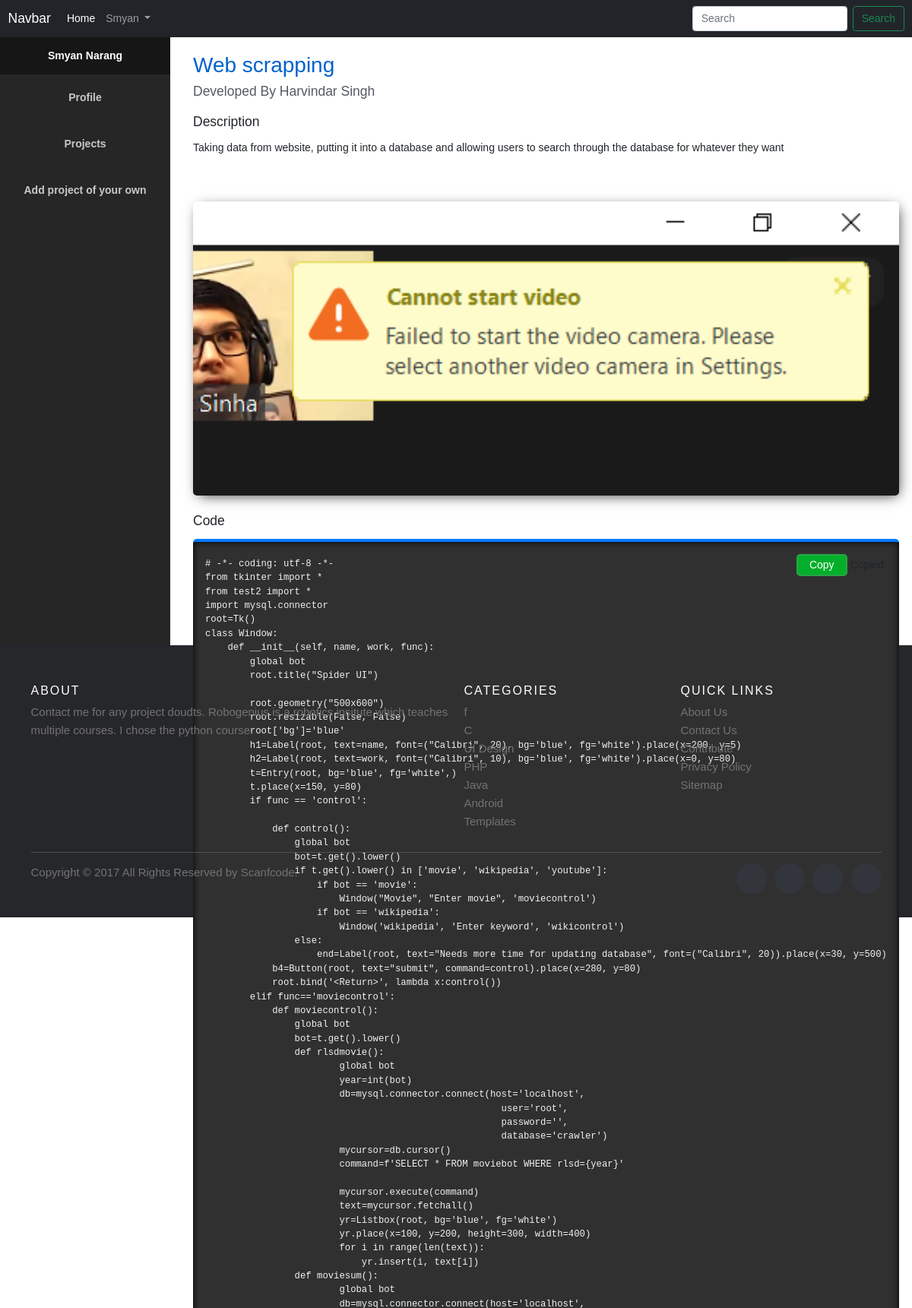
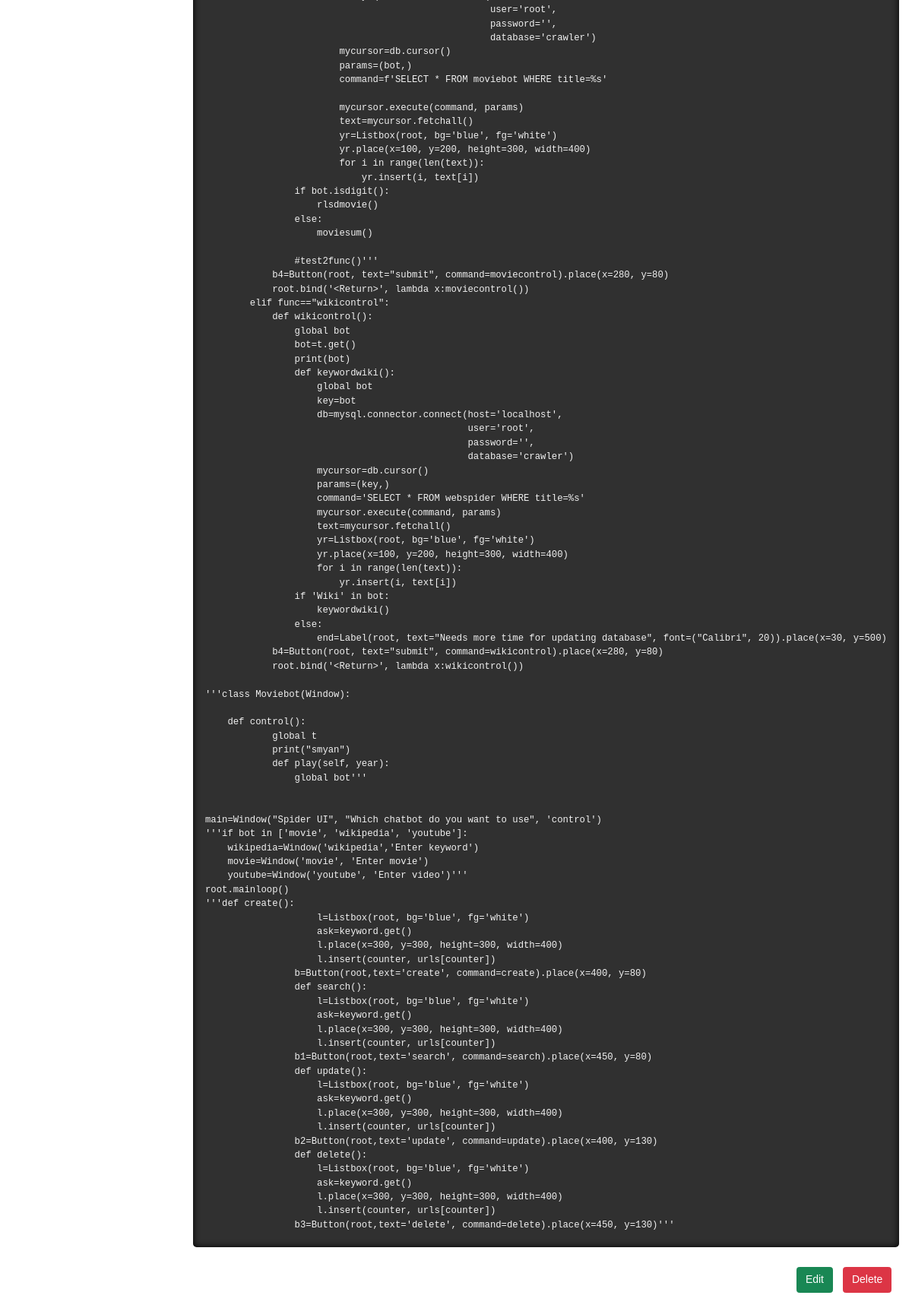
The page /ViewProject/13/ (signed in) on the database its author committed (2 pictures, top to bottom).
### phapp/models.py (models this page shows)
class Project(models.Model):
    email = models.EmailField(max_length=254)
    image = models.ImageField(upload_to='pics')
    name = models.CharField(max_length=50)
    developer_name = models.CharField(max_length=50)
    description = models.TextField()
    code = models.TextField()

### phapp/views.py (the view)
# urls.py: path('ViewProject/<int:pk>/', views.viewproject, name='ViewProject'),
def viewproject(request, pk):
    project = Project.objects.filter(id=pk)[0]
    return render(request, 'ViewProject.html', {'project': project})

### templates/ViewProject.html (shortened to what this page needs)
{% extends 'dashboard.html' %}
{% block content %}
<div class="das-view-projet-containner">
    	<div class="das-view-inner-containner">
	    	<div class="author-info">
	    		<h2>{{project.name}}</h2>
	    		<h5>Developed By {{project.developer_name}}</h5>
	    	</div>
	    	<div class="description">
	    		<h5>Description</h5>
	    		<p>{{project.description}}</p>
	    	</div>
			<img src="{{project.image.url}}">
	    	<div class="code-section">
	    		<h5>Code</h5>
	    		<div class="copybutton">
		    		<div class="popup" onclick="showmessage()">
		    		  <button onclick="copyTextToClipboard()">Copy</button>
					  <span class="popuptext" id="popMessage">Copied</span>
					</div>
	    		</div>
	    		<pre id="projectCode">{{project.code}}</pre>
	    	</div>
			<div class="viewProjectButtons">
	    		<a href="{% url 'EditProject' project.id  %}"><button type="button" class="btn btn-success">Edit</button></a>
				<a href="{% url 'DeleteProject' project.id  %}"><button type="button" class="btn btn-danger">Delete</button></a>
	    	</div>
    	</div>
    </div>
{% endblock %}

### templates/dashboard.html
{% extends 'index.html' %}
{% block css %}
<div class="app-body">
    <aside class="app-sidebar">
      <div class="app-logo sticky-top">{{user.first_name}} {{user.last_name}}</div>
      <div class="app-sidenav">
        <ul class="nav flex-column">
          <li class="nav-item">
            <a class="nav-link" href="/dashboard/">Profile</a>
          </li>
          <li class="nav-item">
            <a class="nav-link" href="/projects/">Projects</a>
              <a class="nav-link" href="/AddProject/">Add project of your own</a>
          </li>
          </ul>
      </div>
    </aside>
    <div>
        {% block content %}
        {% endblock %}
    </div>
  </div>
{% endblock %}

### templates/index.html (shortened to what this page needs)
{% load static %}
<!doctype html>
<html lang="en">
  <head>
    <link href="https://cdn.jsdelivr.net/npm/bootstrap@5.1.1/dist/css/bootstrap.min.css" rel="stylesheet">
    <link href="{%static 'style.css' %}" rel="stylesheet" type="text/css">
  </head>
  <body>
    <nav class="navbar navbar-expand-lg navbar-dark bg-dark">
      <div class="container-fluid">
        <a class="navbar-brand" href="#">Navbar</a>
        <div class="collapse navbar-collapse" id="navbarSupportedContent">
          <ul class="navbar-nav me-auto mb-2 mb-lg-0">
            <li class="nav-item">
              <a class="nav-link active" aria-current="page" href="/">Home</a>
            </li>
            {% if user.is_authenticated %}
            <li class="nav-item dropdown">
              <a class="nav-link dropdown-toggle" href="#" id="navbarDropdown" role="button" data-bs-toggle="dropdown" aria-expanded="false">
                {{user.first_name}}
              </a>
            </li>
            {% endif %}
          </ul>
          <form class="d-flex">
            <input class="form-control me-2" type="search" placeholder="Search" aria-label="Search">
            <button class="btn btn-outline-success" type="submit">Search</button>
          </form>
        </div>
      </div>
    </nav>
    <div class="content-container">
      {% block css %}
      {% endblock %}
    </div>
    <footer class="site-footer">
      <div class="container">
        <div class="row">
          <div class="col-sm-12 col-md-6">
            <h6>About</h6>
             <p class="text-justify">Contact me for any project doudts. Robogenius is a robotics insitute which teaches multiple courses. I chose the python course.
          </div>
          <div class="col-xs-6 col-md-3">
            <h6>Categories</h6>f
            <ul class="footer-links">
              <li><a href="http://scanfcode.com/category/c-language/">C</a></li>
              <li><a href="http://scanfcode.com/category/front-end-development/">UI Design</a></li>
              <li><a href="http://scanfcode.com/category/back-end-development/">PHP</a></li>
              <li><a href="http://scanfcode.com/category/java-programming-language/">Java</a></li>
              <li><a href="http://scanfcode.com/category/android/">Android</a></li>
              <li><a href="http://scanfcode.com/category/templates/">Templates</a></li>
            </ul>
          </div>
          <div class="col-xs-6 col-md-3">
            <h6>Quick Links</h6>
            <ul class="footer-links">
              <li><a href="http://scanfcode.com/about/">About Us</a></li>
              <li><a href="http://scanfcode.com/contact/">Contact Us</a></li>
              <li><a href="http://scanfcode.com/contribute-at-scanfcode/">Contribute</a></li>
              <li><a href="http://scanfcode.com/privacy-policy/">Privacy Policy</a></li>
              <li><a href="http://scanfcode.com/sitemap/">Sitemap</a></li>
            </ul>
          </div>
        </div>
        <hr>
      </div>
      <div class="container">
        <div class="row">
          <div class="col-md-8 col-sm-6 col-xs-12">
            <p class="copyright-text">Copyright &copy; 2017 All Rights Reserved by
         <a href="#">Scanfcode</a>.
            </p>
          </div>
          <div class="col-md-4 col-sm-6 col-xs-12">
            <ul class="social-icons">
              <li><a class="facebook" href="#"></a></li>
              <li><a class="twitter" href="#"></a></li>
              <li><a class="dribbble" href="#"></a></li>
              <li><a class="linkedin" href="#"></a></li>
            </ul>
          </div>
        </div>
      </div>
    </footer>
  </body>
</html>

### static/style.css (style rules this page uses)
.site-footer { background-color:#26272b; padding:45px 0 20px; font-size:15px; line-height:24px; color:#737373; }
.site-footer hr { border-top-color:#bbb; opacity:0.5 }
.site-footer h6 { color:#fff; font-size:16px; text-transform:uppercase; margin-top:5px; letter-spacing:2px }
.site-footer a { color:#737373; }
.footer-links { padding-left:0; list-style:none }
.footer-links li { display:block }
.footer-links a { color:#737373 }
.site-footer .social-icons { text-align:right }
.site-footer .social-icons a { width:40px; height:40px; line-height:40px; margin-left:6px; margin-right:0; border-radius:100%; background-color:#33353d }
.copyright-text { margin:0 }
.social-icons { padding-left:0; margin-bottom:0; list-style:none }
.social-icons li { display:inline-block; margin-bottom:4px }
.social-icons a { background-color:#eceeef; color:#818a91; font-size:16px; display:inline-block; line-height:44px; width:44px; height:44px; text-align:center; margin-right:8px; border-radius:100%; -webkit-transition:all .2s linear; -o-transition:all .2s linear; transition:all .2s linear }
.content-container { min-height: 400px; }
*,:after,:before { box-sizing:border-box }
a { color:inherit;text-decoration:none }
:root { --color-dark1: #161616; --color-dark2: #262626; --color-dark3: #393939; --color-white: rgba(255,255,255); --color-white1: rgba(255,255,255,.75); }
html, body { margin: 0; padding: 0; box-sizing: border-box; font-family: 'IBM Plex Sans', Arial, sans-serif; font-size: 14px; }
a { text-decoration: none; }
.app-body { display: grid; height: 100vh; grid-template-areas: "app-sidebar-area app-header-area" "app-sidebar-area app-main-area"; grid-template-columns: 16rem 1fr; grid-template-rows: 3.5rem 1fr; }
.app-sidebar { display: grid; grid-area: app-sidebar-area; grid-template-areas: "app-logo-area" "app-sidenav-area"; grid-template-rows: 3.5rem 1fr; font-weight: bold; background-color: var(--color-dark2); color: var(--color-white1); padding-bottom: 3rem; }
.app-logo { display: grid; grid-area: app-logo-area; color: var(--color-white); background-color: var(--color-dark1); text-align: center; align-content: center; padding: 0 1rem; }
.app-sidenav { display: grid; grid-area: app-sidenav-area; grid-template-areas: "."; }
.app-header .nav-link, .app-header .dropdown-item, .app-sidebar .nav-link { color: var(--color-white1); text-align: center; padding: 20px; }
.app-sidebar { position: -webkit-sticky; position: sticky; top: 0; z-index: 1020; }
.app-main, .app-sidenav { overflow: auto; }
.app-main, .app-sidenav { overflow-y: auto; }
.das-view-projet-containner { width: 100%; height: 100%; background-color: #fff; }
.das-view-inner-containner { padding: 20px; padding-left: 30px; }
.das-view-inner-containner img { margin-bottom: 23px; margin-top: 15px; border-radius: 5px; width: 100%; box-shadow: 3px 4px 17px -5px #1d2124; }
.das-view-projet-containner .author-info h2 { color: #0062cc; }
.das-view-projet-containner .author-info h5 { color: #545b62; }
.das-view-projet-containner .code-section pre { background: #303030; width: 100%; color: #f1f1f1; padding: 20px 16px; border-radius: 5px; border-top: 4px solid #007bff; -moz-box-shadow: inset 0 0 10px #000; box-shadow: inset 0 0 10px #000; }
.das-view-projet-containner .code-section button { background-color: #03af2a; color: white; border-radius: 5px; font-size: 14px; border: 2px solid #28a745; padding: 2px 15px; }
.copybutton { float: right; padding: 20px; margin-bottom: -70px; margin-top: 0px; }
.das-view-projet-containner .description { margin-top: 19px; margin-bottom: 45px; }
.das-view-projet-containner h5 { margin-bottom: 13px; }
.viewProjectButtons { float: right; padding: 12px 0px 20px 0px; }
.viewProjectButtons button { margin-right: 10px; }

### rows shown on the page
Project: name "Web scrapping", developer_name "Harvindar Singh", description "Taking data from website, putting it into a database and allowing users to search through the database for whatever they want", image (picture), code "# -*- coding: utf-8 -*- from tkinter import * from test2 import * import mysql.connector root=Tk() class Window: def __init__(self, name, work, func): global bot root.title(\"Spider UI\") root.geometry(\"500x600\") root.resizable(False, False) root['bg']='blue' h1=Label(root, text=name, font=(\"Calibri\", 20), bg='blue', fg='white').place(x=200, y=5) h2=Label(root, text=work, font=(\"Calibri\", 10), bg='blue', fg='white').place(x=0, y=80) t=Entry(root, bg='blue', fg='white',) t.place(x=150, y=80) if func == 'control': def control(): global bot bot=t.get().lower() if t.get().lower() in ['movie', 'wikipedia', 'youtube']: if bot == 'movie': Window(\"Movie\", \"Enter movie\", 'moviecontrol') if bot ==…"

### other values the page prints
{{ user.first_name }} "Smyan"
{{ user.last_name }} "Narang"
